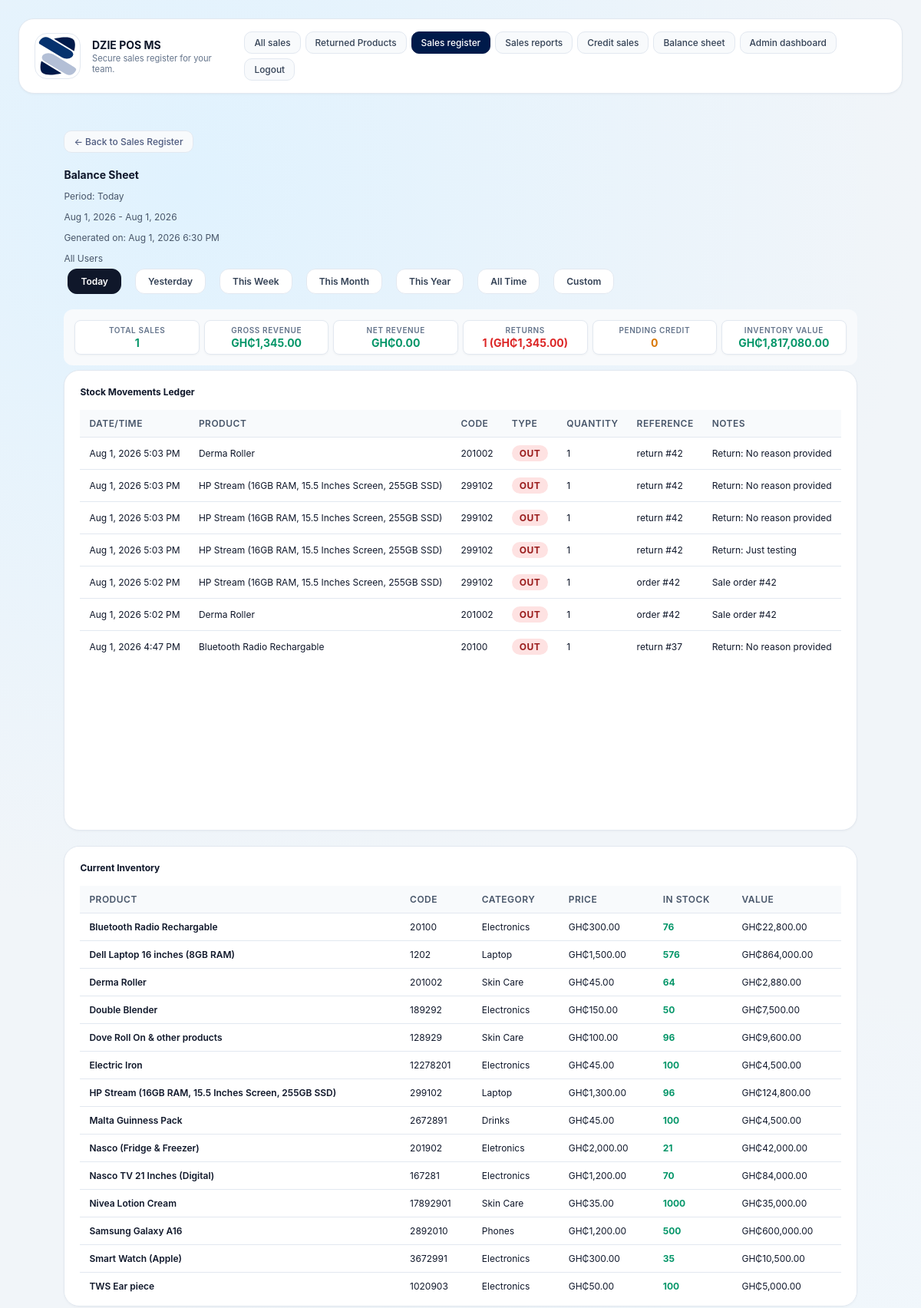
/balance_sheet.php (signed in, upper part), run on an earlier commit of the app's database.
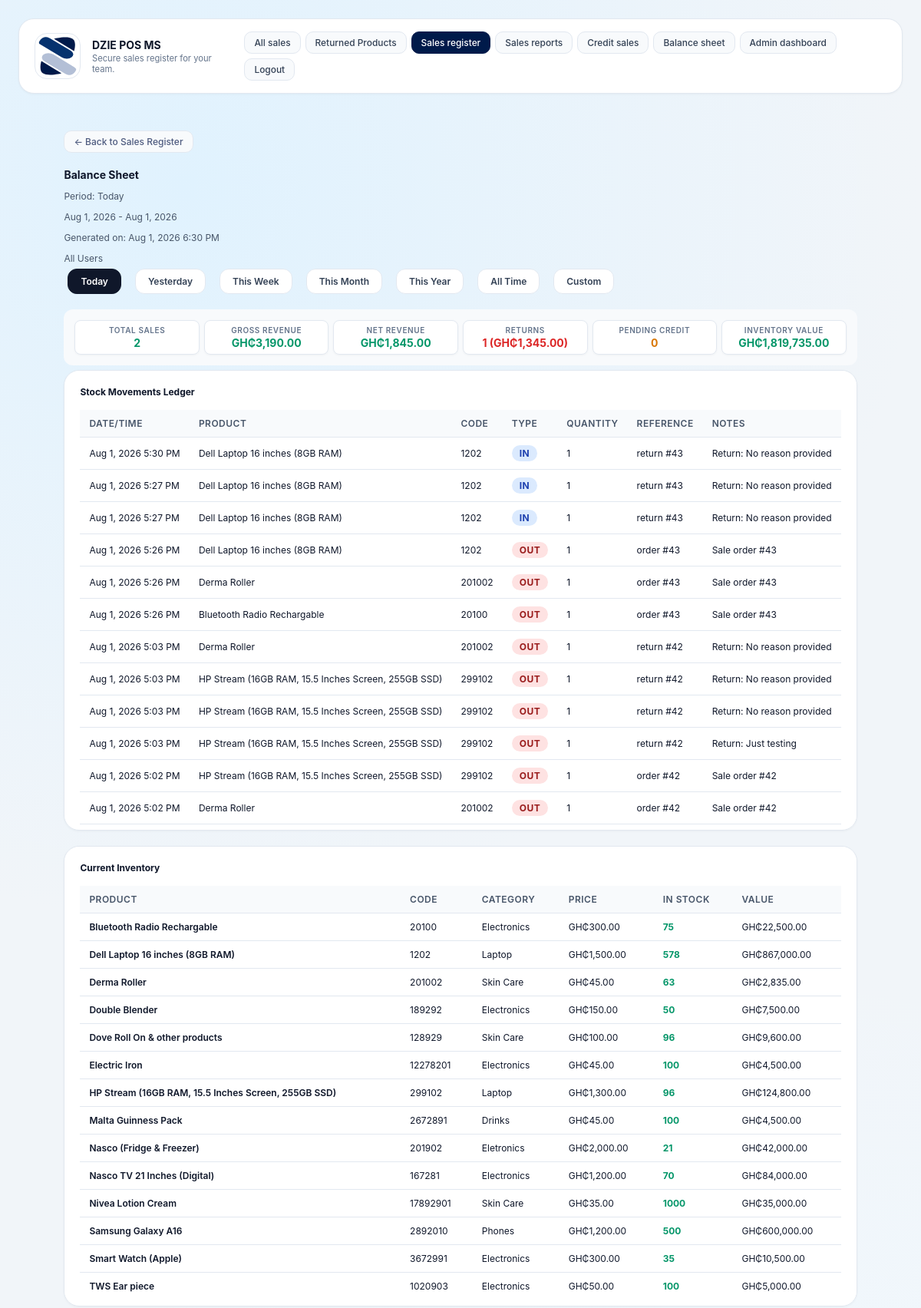
And on a later commit of the database.
### tables this page shows
CREATE TABLE settings (
            key TEXT PRIMARY KEY,
            value TEXT NOT NULL
        );

CREATE TABLE stock_movements (
            id INTEGER PRIMARY KEY,
            product_id INTEGER NOT NULL,
            product_name TEXT NOT NULL,
            product_code TEXT NOT NULL,
            movement_type TEXT NOT NULL,
            quantity INTEGER NOT NULL,
            reference_type TEXT NOT NULL,
            reference_id INTEGER,
            notes TEXT,
            created_at TEXT NOT NULL,
            FOREIGN KEY(product_id) REFERENCES products(id)
        );

CREATE TABLE products (
            id INTEGER PRIMARY KEY,
            code TEXT UNIQUE NOT NULL,
            name TEXT NOT NULL,
            category TEXT NOT NULL,
            price REAL NOT NULL,
            image TEXT NOT NULL
        , quantity INTEGER NOT NULL DEFAULT 0, bulk_quantity_threshold INTEGER NOT NULL DEFAULT 0, bulk_discount_percentage REAL NOT NULL DEFAULT 0);

### inc/functions.php (called while the page is built, shortened)
<?php
function get_db_path(): string {
    $dir = __DIR__ . '/../data';
    return $dir . '/pos.db';
}
function get_database(): PDO {
    static $pdo = null;
    if ($pdo !== null) {
        return $pdo;
    }
    $path = get_db_path();
    $pdo = new PDO('sqlite:' . $path);
    $pdo->setAttribute(PDO::ATTR_ERRMODE, PDO::ERRMODE_EXCEPTION);
    initialize_database($pdo);
    return $pdo;
}
function initialize_database(PDO $db): void {
    $db->exec(
        'CREATE TABLE IF NOT EXISTS products (
            id INTEGER PRIMARY KEY,
            code TEXT UNIQUE NOT NULL,
            name TEXT NOT NULL,
            category TEXT NOT NULL,
            price REAL NOT NULL,
            image TEXT NOT NULL,
            quantity INTEGER NOT NULL DEFAULT 0,
            bulk_quantity_threshold INTEGER NOT NULL DEFAULT 0,
            bulk_discount_percentage REAL NOT NULL DEFAULT 0
        )'
    );
    try {
        $db->exec('ALTER TABLE products ADD COLUMN quantity INTEGER NOT NULL DEFAULT 0');
    } catch (Exception $e) {
    }
    try {
        $db->exec('ALTER TABLE products ADD COLUMN bulk_quantity_threshold INTEGER NOT NULL DEFAULT 0');
    } catch (Exception $e) {
    }
    try {
        $db->exec('ALTER TABLE products ADD COLUMN bulk_discount_percentage REAL NOT NULL DEFAULT 0');
    } catch (Exception $e) {
    }
    $db->exec(
        'CREATE TABLE IF NOT EXISTS users (
            id INTEGER PRIMARY KEY,
            username TEXT UNIQUE NOT NULL,
            password_hash TEXT NOT NULL,
            role TEXT NOT NULL,
            created_at TEXT NOT NULL
        )'
    );
    $db->exec(
        'CREATE TABLE IF NOT EXISTS orders (
            id INTEGER PRIMARY KEY,
            username TEXT NOT NULL,
            total REAL NOT NULL,
            status TEXT NOT NULL DEFAULT "Pending",
            created_at TEXT NOT NULL,
            credit INTEGER NOT NULL DEFAULT 0,
            customer_name TEXT,
            customer_phone TEXT,
            credit_status TEXT NOT NULL DEFAULT "Pending"
        )'
    );
    try {
        $db->exec('ALTER TABLE orders ADD COLUMN credit INTEGER NOT NULL DEFAULT 0');
    } catch (Exception $e) {
    }
    try {
        $db->exec('ALTER TABLE orders ADD COLUMN customer_name TEXT');
    } catch (Exception $e) {
    }
    try {
        $db->exec('ALTER TABLE orders ADD COLUMN customer_phone TEXT');
    } catch (Exception $e) {
    }
    try {
        $db->exec('ALTER TABLE orders ADD COLUMN credit_status TEXT NOT NULL DEFAULT "Pending"');
    } catch (Exception $e) {
    }
    $db->exec(
        'CREATE TABLE IF NOT EXISTS order_items (
            id INTEGER PRIMARY KEY,
            order_id INTEGER NOT NULL,
            product_id INTEGER NOT NULL,
            name TEXT NOT NULL,
            price REAL NOT NULL,
            quantity INTEGER NOT NULL,
            subtotal REAL NOT NULL,
            FOREIGN KEY(order_id) REFERENCES orders(id)
        )'
    );
    $db->exec(
        'CREATE TABLE IF NOT EXISTS receipts (
            id INTEGER PRIMARY KEY,
            order_id INTEGER NOT NULL UNIQUE,
            username TEXT NOT NULL,
            receipt_content TEXT NOT NULL,
            return_status TEXT NOT NULL DEFAULT "Active",
            created_at TEXT NOT NULL,
            FOREIGN KEY(order_id) REFERENCES orders(id)
        )'
    );
    $db->exec(
        'CREATE TABLE IF NOT EXISTS returns (
            id INTEGER PRIMARY KEY,
            order_id INTEGER NOT NULL,
            product_id INTEGER NOT NULL,
            quantity INTEGER NOT NULL,
            reason TEXT,
            processed_by TEXT NOT NULL,
            created_at TEXT NOT NULL,
            FOREIGN KEY(order_id) REFERENCES orders(id)
        )'
    );
    $db->exec(
        'CREATE TABLE IF NOT EXISTS login_events (
            id INTEGER PRIMARY KEY,
            username TEXT NOT NULL,
            role TEXT NOT NULL,
            ip TEXT,
            created_at TEXT NOT NULL,
            logged_out_at TEXT
        )'
    );
    try {
        $db->exec('ALTER TABLE login_events ADD COLUMN logged_out_at TEXT');
    } catch (Exception $e) {
    }
    $db->exec(
        'CREATE TABLE IF NOT EXISTS settings (
            key TEXT PRIMARY KEY,
            value TEXT NOT NULL
        )'
    );
    $db->exec("INSERT OR IGNORE INTO settings (key, value) VALUES ('pos_name', 'WADI POS')");
    $db->exec(
        'CREATE TABLE IF NOT EXISTS stock_movements (
            id INTEGER PRIMARY KEY,
            product_id INTEGER NOT NULL,
            product_name TEXT NOT NULL,
            product_code TEXT NOT NULL,
            movement_type TEXT NOT NULL,
            quantity INTEGER NOT NULL,
            reference_type TEXT NOT NULL,
            reference_id INTEGER,
            notes TEXT,
            created_at TEXT NOT NULL,
            FOREIGN KEY(product_id) REFERENCES products(id)
        )'
    );
    $stmt = $db->query('SELECT COUNT(*) FROM products');
}
function get_pos_name(): string {
    $stmt = get_database()->prepare('SELECT value FROM settings WHERE key = ?');
    $stmt->execute(['pos_name']);
    $result = $stmt->fetch(PDO::FETCH_ASSOC);
    return $result ? $result['value'] : 'WADI POS';
}
function get_trademark(): string {
    $stmt = get_database()->prepare('SELECT value FROM settings WHERE key = ?');
    $stmt->execute(['trademark']);
    $result = $stmt->fetch(PDO::FETCH_ASSOC);
    return $result ? $result['value'] : '';
}
function get_trademark_src(): string {
    $trademark = get_trademark();
    if ($trademark !== '' && file_exists(__DIR__ . '/../' . $trademark)) {
        return $trademark;
    }
    return 'images/pos-icon.svg';
}
function get_stock_movements(array $filters = []): array {
    $db = get_database();
    $sql = 'SELECT * FROM stock_movements WHERE 1=1';
    $params = [];
    if (!empty($filters['start_date'])) {
        $sql .= ' AND created_at >= :start_date';
        $params[':start_date'] = $filters['start_date'];
    }
    if (!empty($filters['end_date'])) {
        $sql .= ' AND created_at <= :end_date';
        $params[':end_date'] = $filters['end_date'];
    }
    $sql .= ' ORDER BY created_at DESC';
    $stmt = $db->prepare($sql);
    $stmt->execute($params);
    return $stmt->fetchAll(PDO::FETCH_ASSOC);
}

### balance_sheet.php (the view, shortened to what the rows shown need)
<?php
require_once __DIR__ . '/inc/functions.php';
$posName = get_pos_name();
$db = get_database();
$period = $_GET['period'] ?? 'day';
$useCustomRange = false;
if (!$useCustomRange) {
    $now = new DateTime();
    $startDate = clone $now;
    $endDate = clone $now;
    switch ($period) {
        case 'day':
            $startDate->setTime(0, 0, 0);
            $endDate->setTime(23, 59, 59);
            break;
    }
}
$startDateStr = $startDate ? $startDate->format('c') : '';
$endDateStr = $endDate ? $endDate->format('c') : '';
$stockMovements = get_stock_movements([
    'start_date' => $startDateStr,
    'end_date' => $endDateStr,
]);
$inventory = $db->query('SELECT * FROM products ORDER BY name')->fetchAll(PDO::FETCH_ASSOC);
?>
<!DOCTYPE html>
<html lang="en">
<head>
  <link rel="stylesheet" href="styles.css" />
</head>
<body>
  <div class="app-shell">
    <header class="header">
      <div class="brand">
        <img class="brand-icon" src="<?php echo htmlspecialchars(get_trademark_src()); ?>" alt="Trademark" />
        <div>
          <h1><?php echo htmlspecialchars($posName); ?></h1>
          <p class="subtitle">Secure sales register for your team.</p>
        </div>
      </div>
    </header>
    <main class="main-grid">
      <div class="balance-sheet-container">
    <h1>Balance Sheet</h1>
    <div class="section-card">
      <?php if (empty($stockMovements)): ?>
        <p class="empty-message">No stock movements recorded.</p>
      <?php else: ?>
        <table class="ledger-table">
          <thead>
            <tr>
              <th>Date/Time</th>
              <th>Product</th>
              <th>Code</th>
              <th>Type</th>
              <th>Quantity</th>
              <th>Reference</th>
              <th>Notes</th>
            </tr>
          </thead>
          <tbody>
            <?php foreach ($stockMovements as $movement): ?>
              <tr>
                <td><?php echo htmlspecialchars(date('M j, Y g:i A', strtotime($movement['created_at']))); ?></td>
                <td><?php echo htmlspecialchars($movement['product_name']); ?></td>
                <td><?php echo htmlspecialchars($movement['product_code']); ?></td>
                <td>
                  <span class="badge <?php echo $movement['movement_type']; ?>">
                    <?php echo htmlspecialchars($movement['movement_type'] === 'in' ? 'IN' : 'OUT'); ?>
                  </span>
                </td>
                <td><?php echo htmlspecialchars($movement['quantity']); ?></td>
                <td>
                  <?php echo htmlspecialchars($movement['reference_type']); ?>
                  <?php if ($movement['reference_id']): ?>
                    #<?php echo htmlspecialchars($movement['reference_id']); ?>
                  <?php endif; ?>
                </td>
                <td><?php echo htmlspecialchars($movement['notes'] ?? ''); ?></td>
              </tr>
            <?php endforeach; ?>
          </tbody>
        </table>
      <?php endif; ?>
    </div>
    <div class="section-card">
      <?php if (empty($inventory)): ?>
        <p class="empty-message">No products in inventory.</p>
      <?php else: ?>
        <table class="ledger-table">
          <thead>
            <tr>
              <th>Product</th>
              <th>Code</th>
              <th>Category</th>
              <th>Price</th>
              <th>In Stock</th>
              <th>Value</th>
            </tr>
          </thead>
          <tbody>
            <?php foreach ($inventory as $product): ?>
              <tr>
                <td style="font-weight:600;"><?php echo htmlspecialchars($product['name']); ?></td>
                <td><?php echo htmlspecialchars($product['code']); ?></td>
                <td><?php echo htmlspecialchars($product['category']); ?></td>
                <td>GH₵<?php echo htmlspecialchars(number_format($product['price'], 2)); ?></td>
                <td>
                  <?php if ($product['quantity'] <= 0): ?>
                    <span style="color:#dc2626;font-weight:700;">Out of stock</span>
                  <?php else: ?>
                    <span style="color:#059669;font-weight:700;"><?php echo htmlspecialchars($product['quantity']); ?></span>
                  <?php endif; ?>
                </td>
                <td>GH₵<?php echo htmlspecialchars(number_format($product['quantity'] * $product['price'], 2)); ?></td>
              </tr>
            <?php endforeach; ?>
          </tbody>
        </table>
      <?php endif; ?>
    </div>
    </main>
  </div>
</body>
</html>

What changed in the data, as far as the page shows it:
no longer on this page (row unchanged): stock_movements: created_at "Aug 1, 2026 4:47 PM", product_name "Bluetooth Radio Rechargable", product_code "20100", movement_type "OUT", quantity "1", reference_type "return", reference "37", notes "Return: No reason provided"
added stock_movements: created_at "Aug 1, 2026 5:30 PM", product_name "Dell Laptop 16 inches (8GB RAM)", product_code "1202", movement_type "IN", quantity "1", reference_type "return", reference "43", notes "Return: No reason provided"
added stock_movements: created_at "Aug 1, 2026 5:27 PM", product_name "Dell Laptop 16 inches (8GB RAM)", product_code "1202", movement_type "IN", quantity "1", reference_type "return", reference "43", notes "Return: No reason provided"
added stock_movements: created_at "Aug 1, 2026 5:27 PM", product_name "Dell Laptop 16 inches (8GB RAM)", product_code "1202", movement_type "IN", quantity "1", reference_type "return", reference "43", notes "Return: No reason provided"
added stock_movements: created_at "Aug 1, 2026 5:26 PM", product_name "Dell Laptop 16 inches (8GB RAM)", product_code "1202", movement_type "OUT", quantity "1", reference_type "order", reference "43", notes "Sale order #43"
added stock_movements: created_at "Aug 1, 2026 5:26 PM", product_name "Derma Roller", product_code "201002", movement_type "OUT", quantity "1", reference_type "order", reference "43", notes "Sale order #43"
added stock_movements: created_at "Aug 1, 2026 5:26 PM", product_name "Bluetooth Radio Rechargable", product_code "20100", movement_type "OUT", quantity "1", reference_type "order", reference "43", notes "Sale order #43"
changed products "Bluetooth Radio Rechargable": quantity "76" → "75"; $product['quantity'] * $product['price'] "22,800.00" → "22,500.00"
changed products "Dell Laptop 16 inches (8GB RAM)": quantity "576" → "578"; $product['quantity'] * $product['price'] "864,000.00" → "867,000.00"
changed products "Derma Roller": quantity "64" → "63"; $product['quantity'] * $product['price'] "2,880.00" → "2,835.00"
Also different on the page:
$totalSales: "1" → "2"
$totalRevenue: "1,345.00" → "3,190.00"
$netRevenue: "0.00" → "1,845.00"
$currentInventoryValue: "1,817,080.00" → "1,819,735.00"
